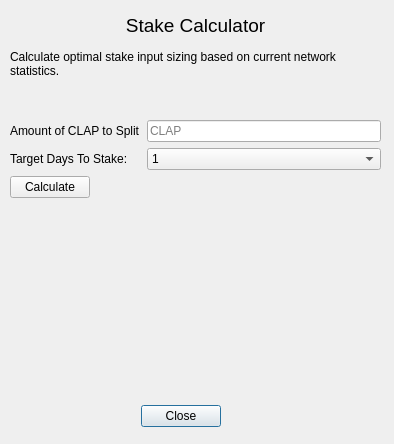
<?xml version="1.0" encoding="UTF-8"?>
<ui version="4.0">
 <class>calcDialog</class>
 <widget class="QDialog" name="calcDialog">
  <property name="geometry">
   <rect>
    <x>0</x>
    <y>0</y>
    <width>394</width>
    <height>444</height>
   </rect>
  </property>
  <property name="windowTitle">
   <string>Stake Calculator</string>
  </property>
  <widget class="QDialogButtonBox" name="buttonBox">
   <property name="geometry">
    <rect>
     <x>100</x>
     <y>400</y>
     <width>161</width>
     <height>32</height>
    </rect>
   </property>
   <property name="sizePolicy">
    <sizepolicy hsizetype="Maximum" vsizetype="Fixed">
     <horstretch>0</horstretch>
     <verstretch>0</verstretch>
    </sizepolicy>
   </property>
   <property name="orientation">
    <enum>Qt::Horizontal</enum>
   </property>
   <property name="standardButtons">
    <set>QDialogButtonBox::Close</set>
   </property>
   <property name="centerButtons">
    <bool>true</bool>
   </property>
  </widget>
  <widget class="QLabel" name="label">
   <property name="geometry">
    <rect>
     <x>10</x>
     <y>10</y>
     <width>371</width>
     <height>31</height>
    </rect>
   </property>
   <property name="font">
    <font>
     <pointsize>14</pointsize>
    </font>
   </property>
   <property name="text">
    <string>Stake Calculator</string>
   </property>
   <property name="scaledContents">
    <bool>false</bool>
   </property>
   <property name="alignment">
    <set>Qt::AlignCenter</set>
   </property>
  </widget>
  <widget class="QLabel" name="label_2">
   <property name="geometry">
    <rect>
     <x>10</x>
     <y>50</y>
     <width>371</width>
     <height>51</height>
    </rect>
   </property>
   <property name="lineWidth">
    <number>1</number>
   </property>
   <property name="text">
    <string>Calculate optimal stake input sizing based on current network statistics.</string>
   </property>
   <property name="alignment">
    <set>Qt::AlignLeading|Qt::AlignLeft|Qt::AlignTop</set>
   </property>
   <property name="wordWrap">
    <bool>true</bool>
   </property>
  </widget>
  <widget class="QWidget" name="verticalLayoutWidget">
   <property name="geometry">
    <rect>
     <x>10</x>
     <y>270</y>
     <width>371</width>
     <height>121</height>
    </rect>
   </property>
   <layout class="QVBoxLayout" name="verticalLayout">
    <item>
     <widget class="QLabel" name="avgWeightResult">
      <property name="lineWidth">
       <number>1</number>
      </property>
      <property name="text">
       <string/>
      </property>
      <property name="alignment">
       <set>Qt::AlignJustify|Qt::AlignTop</set>
      </property>
      <property name="wordWrap">
       <bool>true</bool>
      </property>
     </widget>
    </item>
   </layout>
  </widget>
  <widget class="QWidget" name="formLayoutWidget">
   <property name="geometry">
    <rect>
     <x>10</x>
     <y>120</y>
     <width>371</width>
     <height>111</height>
    </rect>
   </property>
   <layout class="QFormLayout" name="formLayout">
    <item row="1" column="0">
     <widget class="QLabel" name="label_3">
      <property name="text">
       <string>Target Days To Stake:</string>
      </property>
     </widget>
    </item>
    <item row="1" column="1">
     <widget class="QComboBox" name="comboBoxTargetDays">
      <item>
       <property name="text">
        <string>1</string>
       </property>
      </item>
      <item>
       <property name="text">
        <string>2</string>
       </property>
      </item>
      <item>
       <property name="text">
        <string>3</string>
       </property>
      </item>
      <item>
       <property name="text">
        <string>4</string>
       </property>
      </item>
      <item>
       <property name="text">
        <string>5</string>
       </property>
      </item>
      <item>
       <property name="text">
        <string>6</string>
       </property>
      </item>
      <item>
       <property name="text">
        <string>7</string>
       </property>
      </item>
      <item>
       <property name="text">
        <string>8</string>
       </property>
      </item>
      <item>
       <property name="text">
        <string>9</string>
       </property>
      </item>
      <item>
       <property name="text">
        <string>10</string>
       </property>
      </item>
      <item>
       <property name="text">
        <string>15</string>
       </property>
      </item>
      <item>
       <property name="text">
        <string>20</string>
       </property>
      </item>
      <item>
       <property name="text">
        <string>25</string>
       </property>
      </item>
      <item>
       <property name="text">
        <string>30</string>
       </property>
      </item>
     </widget>
    </item>
    <item row="0" column="1">
     <widget class="QLineEdit" name="blockSizeEdit">
      <property name="placeholderText">
       <string>CLAP</string>
      </property>
     </widget>
    </item>
    <item row="0" column="0">
     <widget class="QLabel" name="label_4">
      <property name="text">
       <string>Amount of CLAP to Split</string>
      </property>
     </widget>
    </item>
    <item row="2" column="0">
     <widget class="QPushButton" name="pushButton">
      <property name="text">
       <string>Calculate</string>
      </property>
     </widget>
    </item>
   </layout>
  </widget>
 </widget>
 <resources/>
 <connections>
  <connection>
   <sender>buttonBox</sender>
   <signal>accepted()</signal>
   <receiver>calcDialog</receiver>
   <slot>accept()</slot>
   <hints>
    <hint type="sourcelabel">
     <x>248</x>
     <y>254</y>
    </hint>
    <hint type="destinationlabel">
     <x>157</x>
     <y>274</y>
    </hint>
   </hints>
  </connection>
  <connection>
   <sender>buttonBox</sender>
   <signal>rejected()</signal>
   <receiver>calcDialog</receiver>
   <slot>reject()</slot>
   <hints>
    <hint type="sourcelabel">
     <x>316</x>
     <y>260</y>
    </hint>
    <hint type="destinationlabel">
     <x>286</x>
     <y>274</y>
    </hint>
   </hints>
  </connection>
 </connections>
</ui>
